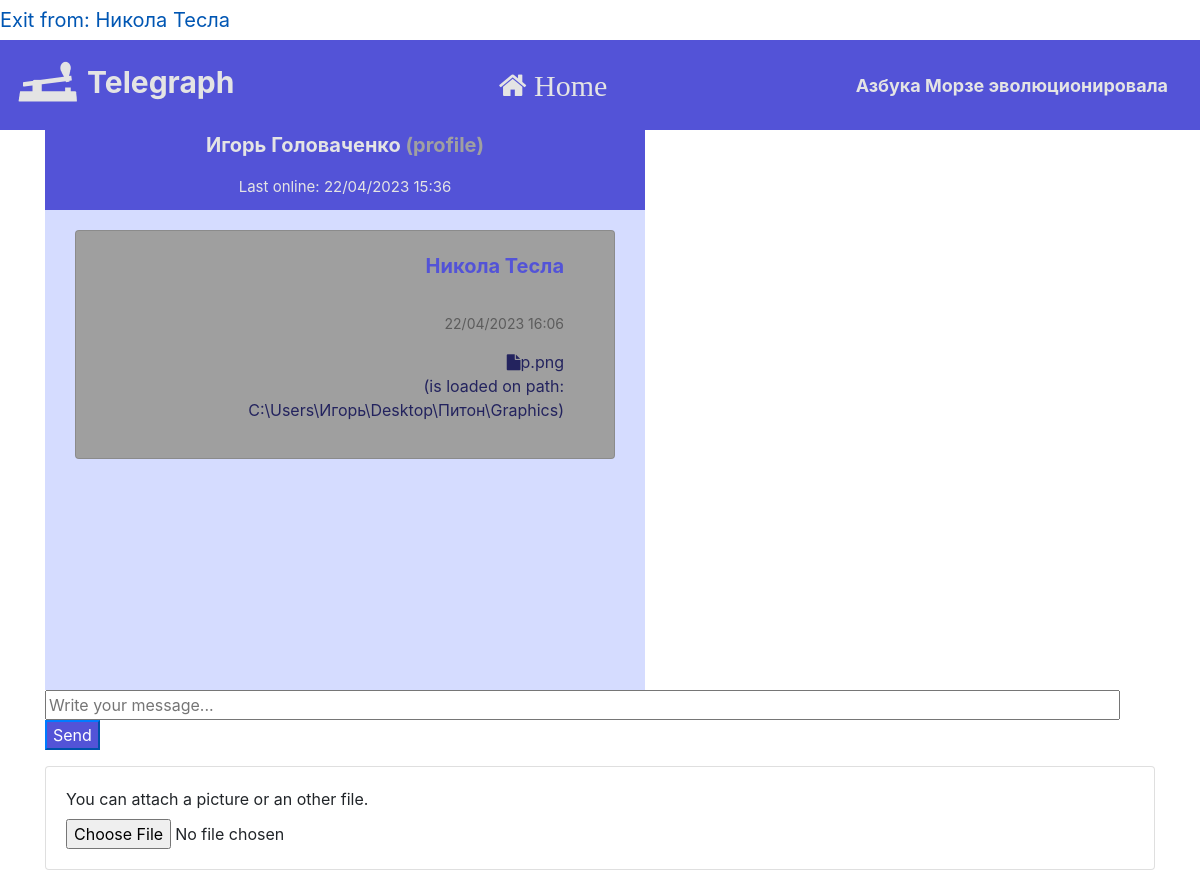
Screenshot of /chat/3 (signed in) with the database file from the repository.
### data/users.py (models this page shows, shortened)
class User(SqlAlchemyBase, UserMixin, SerializerMixin):
    __tablename__ = 'users'
    id = sqlalchemy.Column(sqlalchemy.Integer,
                           primary_key=True, autoincrement=True)
    username = sqlalchemy.Column(sqlalchemy.String)
    bdate = sqlalchemy.Column(sqlalchemy.Date)
    descript = sqlalchemy.Column(sqlalchemy.String)
    friends = sqlalchemy.Column(sqlalchemy.String, default='')
    city = sqlalchemy.Column(sqlalchemy.String)
    email = sqlalchemy.Column(sqlalchemy.String, unique=True)
    last_online = sqlalchemy.Column(sqlalchemy.DateTime,
                                    default=datetime.datetime.now)
    free_chat = sqlalchemy.Column(sqlalchemy.Boolean)
    hashed_password = sqlalchemy.Column(sqlalchemy.String, nullable=True)

### data/messages.py (models this page shows, shortened)
class Message(SqlAlchemyBase, SerializerMixin):
    __tablename__ = 'messages'
    id = sqlalchemy.Column(sqlalchemy.Integer,
                           primary_key=True, autoincrement=True)
    chat_id = sqlalchemy.Column(sqlalchemy.Integer,
                                sqlalchemy.ForeignKey("chats.id"))
    sender_id = sqlalchemy.Column(sqlalchemy.Integer,
                                  sqlalchemy.ForeignKey("users.id"))
    coded_text = sqlalchemy.Column(sqlalchemy.String)
    send_time = sqlalchemy.Column(sqlalchemy.DateTime,
                                  default=datetime.datetime.now)
    attached_file = sqlalchemy.Column(sqlalchemy.Integer,
                                  sqlalchemy.ForeignKey("files.id"))
    def decode_text(self, text):
        return ''.join([chr(ord(symb) - 19) for symb in text])

### data/file.py (models this page shows)
class File(SqlAlchemyBase, SerializerMixin):
    __tablename__ = 'files'
    id = sqlalchemy.Column(sqlalchemy.Integer,
                           primary_key=True, autoincrement=True)
    avaible_for = sqlalchemy.Column(sqlalchemy.String)
    name = sqlalchemy.Column(sqlalchemy.String)
    content = sqlalchemy.Column(sqlalchemy.BINARY)
    path = sqlalchemy.Column(sqlalchemy.String, default='')

### main.py (the view, shortened to what this page needs)
@app.route('/chat/<int:id>', methods=['GET', 'POST'])
def chat(id):
    if not current_user.is_authenticated:
        return redirect("/login")
    db_sess = db_session.create_session()
    current_user.last_online = datetime.datetime.now()
    db_sess.merge(current_user)
    db_sess.commit()
    if current_user.id == id:
        abort(404, message='Вы не можете писать сами себе')
    collab1 = f'{current_user.id}, {id}'
    collab2 = f'{id}, {current_user.id}'
    chat = db_sess.query(Chat).filter((Chat.collaborators == collab1) | (Chat.collaborators == collab2)).first()
    if chat is None:
        chat = Chat(
            collaborators=collab1
            )
        db_sess.add(chat)
        db_sess.commit()
    other = db_sess.query(User).filter(User.id == id).first()
    messages = db_sess.query(Message).filter(Message.chat_id == chat.id).all()
    images = {}
    files = {}
    for msg in messages:
        if msg.attached_file is not None:
            file = db_sess.query(File).filter(File.id == msg.attached_file).first()
            if file is None:
                print('no such file')
                break
            if file.name.split('.')[-1] in ['png', 'jpg', 'bmp', 'gif', 'ico']:
                if not os.access(f'static/files/{file.name}', os.F_OK):
                    with open(f'static/files/{file.name}', 'wb') as f:
                        f.write(file.content)
                images[msg] = (file, file.path == '', f'static/files/{file.name}')
            else:
                files[msg] = (file, file.path == '')
            print(images.get(msg))
            print(files.get(msg))
    return render_template('chat.html', title=other.username, messages=messages, other=other, message='', images=images, files=files, none=None)

### data/db_session.py (called while the page is built)
def create_session() -> Session:
    global __factory
    return __factory()

### main.py (called while the page is built)
@login_manager.user_loader
def load_user(user_id):
    print(user_id)
    db_sess = db_session.create_session()
    return db_sess.query(User).get(user_id)

### templates/chat.html (shortened to what this page needs)
{% extends "base.html" %}
{% block content %}
<form action="" method="post" enctype="multipart/form-data">
    <div id="name-bar" style="text-align: center; vertical-align: bottom; width: 50vw; height: 80px; background-color: #5353d7;">
        <p style="font-size: 20px; color: #e4e4e4; font-weight: bold;">{{other.username}} <a href="/profile/{{other.id}}" style="color: #a0a0a0">(profile)</a></p>
        <p style="font-size: 15px; color: #e4e4e4;">Last online: {{other.last_online.strftime('%d/%m/%Y %H:%M')}}</p>
    </div>
    <div style="background-color: #d5dcff; width: 50vw; height: 60vh; overflow: auto;">
        {% for msg in messages %}
        {% if msg.sender_id == other.id %}
        <div class="card card-body" style="background-color: #9292d1; text-align: left; margin-top: 20px; margin-left: 30px; margin-right: 30px;">
            <p style="color: #5353d7; font-weight: bold; font-size: 20px; margin-left: 30px; margin-right: 30px;">{{other.username}}</p>
            <p style="font-size: 18px; text-align: left; margin-left: 30px; margin-right: 30px; word-wrap: break-word;">{{msg.decode_text(msg.coded_text)}}</p>
            <p style="color: #5c5c5c; font-size: 14px; text-align: left; margin-left: 30px; margin-right: 30px; ">{{msg.send_time.strftime('%d/%m/%Y %H:%M')}}</p>
            {% if images.get(msg) != none and images[msg][1] %}
            <img src="{{images[msg][2]}}" alt="Failed to load this image">
            <a href="/load_file/{{images[msg][0].id}}" style="color: #23235e; font-size: 16px; text-align: left; margin-left: 30px; margin-right: 30px; "><span class="fa fa-download"></span>Load {{images[msg][0].name}}</a>
            {% elif images.get(msg) != none %}
            <p style="color: #23235e; font-size: 16px; text-align: left; margin-left: 30px; margin-right: 30px; "><span class="fa fa-file"></span>{{images[msg][0].name}}<br />(is loaded on path: {{images[msg][0].path}})</p>
            {% endif %}
            {% if files.get(msg) != none and files[msg][1] %}
            <a href="/load_file/{{files[msg][0].id}}" style="color: #23235e; font-size: 16px; text-align: left; margin-left: 30px; margin-right: 30px; "><span class="fa fa-download"></span>Load {{files[msg][0].name}}</a>
            {% elif files.get(msg) != none %}
            <p style="color: #23235e; font-size: 16px; text-align: left; margin-left: 30px; margin-right: 30px; "><span class="fa fa-file"></span>{{files[msg][0].name}}<br />(is loaded on path: {{files[msg][0].path}})</p>
            {% endif %}
        </div>
        {% else %}
        <div class="card card-body" style="background-color: #9f9f9f; text-align: right; margin-top: 20px; margin-left: 30px; margin-right: 30px;">
            <p style="color: #5353d7; font-weight: bold; font-size: 20px; margin-left: 30px; margin-right: 30px;">{{current_user.username}}</p>
            <p style="color: #5c5c5c; font-size: 14px; text-align: right; margin-left: 30px; margin-right: 30px; ">{{msg.send_time.strftime('%d/%m/%Y %H:%M')}}</p>
            {% if images.get(msg) != none and images[msg][1] %}
            <img src="{{images[msg][2]}}" alt="Failed to load this image">
            <a href="/load_file/{{images[msg][0].id}}" style="color: #23235e; font-size: 16px; text-align: right; margin-left: 30px; margin-right: 30px; "><span class="fa fa-download"></span>Load {{images[msg][0].name}}</a>
            {% elif images.get(msg) != none %}
            <p style="color: #23235e; font-size: 16px; text-align: right; margin-left: 30px; margin-right: 30px; "><span class="fa fa-file"></span>{{images[msg][0].name}}<br />(is loaded on path: {{images[msg][0].path}})</p>
            {% endif %}
        </div>
        {% endif %}
        {% endfor %}
    </div>
    <div>
        <input type="text" placeholder="Write your message..." name="message_text" size="100"/>
        <input class="button btn-primary" type="submit" value="Send" name="message_button" style="background-color: #5353d7" />
        <p>
            <div class="card card-body form-group">
                <label for="photo">You can attach a picture or an other file.</label>
                <input type="file" class="form-control-file" id="photo" name="file" value="Choose a photo">
            </div>
        </p>
    </div>
</form>
{% endblock %}

### templates/base.html (shortened to what this page needs)
<!doctype html>
<html lang="en">
<head>
    <link rel="stylesheet"
          href="https://stackpath.bootstrapcdn.com/bootstrap/4.4.1/css/bootstrap.min.css"
>
    <link rel="stylesheet" href="https://maxcdn.bootstrapcdn.com/font-awesome/4.5.0/css/font-awesome.min.css">
</head>
<body>
    <nav>
        {% if current_user.is_authenticated %}
        <a class="navbar-brand" href="/logout">Exit from: {{ current_user.username }}</a>
        {% else %}
        <p>
            <a class="btn btn-primary " href="/register">Зарегистрироваться</a>
            <a class="btn btn-success" href="/login">Войти</a>
        </p>
        {% endif %}
    </nav>
    <header>
        <nav class="navbar navbar-light mainbar">
            <a class="navbar-brand" style="font-size: 30px; color: #e4e4e4; font-weight: bold;" href="#"><img src="static/images/t2.png" height="64" width="64">  Telegraph</a>
            <a style="font-size: 30px; color: #e4e4e4; font-weight: bold;" href="/"><i class="fa fa-home" aria-hidden="true"> Home</i></a>
            <a class="navbar-brand" style="font-size: 18px; color: #e4e4e4; font-weight: bold;" href="#">Азбука Морзе эволюционировала</a>
        </nav>
    </header>
    <main role="main" class="container">
        {% block content %}{% endblock %}
    </main>
</body>
</html>

### templates/base.html (style rules this page uses)
.mainbar { background-color: #5353d7; }

### rows the page displays
User: username "Никола Тесла"
User: username "Игорь Головаченко", last_online "22/04/2023 15:36"
Message: send_time "22/04/2023 16:06"
File: name "p.png", path "C:\\Users\\Игорь\\Desktop\\Питон\\Graphics"
